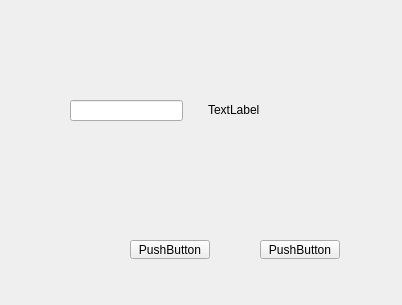
<?xml version="1.0" encoding="UTF-8"?>
<ui version="4.0">
 <class>Widget</class>
 <widget class="QWidget" name="Widget">
  <property name="geometry">
   <rect>
    <x>0</x>
    <y>0</y>
    <width>402</width>
    <height>305</height>
   </rect>
  </property>
  <property name="windowTitle">
   <string>Widget</string>
  </property>
  <widget class="QPushButton" name="BEnviar">
   <property name="geometry">
    <rect>
     <x>130</x>
     <y>240</y>
     <width>80</width>
     <height>19</height>
    </rect>
   </property>
   <property name="text">
    <string>PushButton</string>
   </property>
  </widget>
  <widget class="QPushButton" name="BSalir">
   <property name="geometry">
    <rect>
     <x>260</x>
     <y>240</y>
     <width>80</width>
     <height>19</height>
    </rect>
   </property>
   <property name="text">
    <string>PushButton</string>
   </property>
  </widget>
  <widget class="QLineEdit" name="LETexto">
   <property name="geometry">
    <rect>
     <x>70</x>
     <y>100</y>
     <width>113</width>
     <height>21</height>
    </rect>
   </property>
  </widget>
  <widget class="QLabel" name="LTextoRecibido">
   <property name="geometry">
    <rect>
     <x>208</x>
     <y>100</y>
     <width>111</width>
     <height>20</height>
    </rect>
   </property>
   <property name="text">
    <string>TextLabel</string>
   </property>
  </widget>
 </widget>
 <resources/>
 <connections>
  <connection>
   <sender>BSalir</sender>
   <signal>released()</signal>
   <receiver>Widget</receiver>
   <slot>close()</slot>
   <hints>
    <hint type="sourcelabel">
     <x>303</x>
     <y>250</y>
    </hint>
    <hint type="destinationlabel">
     <x>359</x>
     <y>184</y>
    </hint>
   </hints>
  </connection>
 </connections>
</ui>
